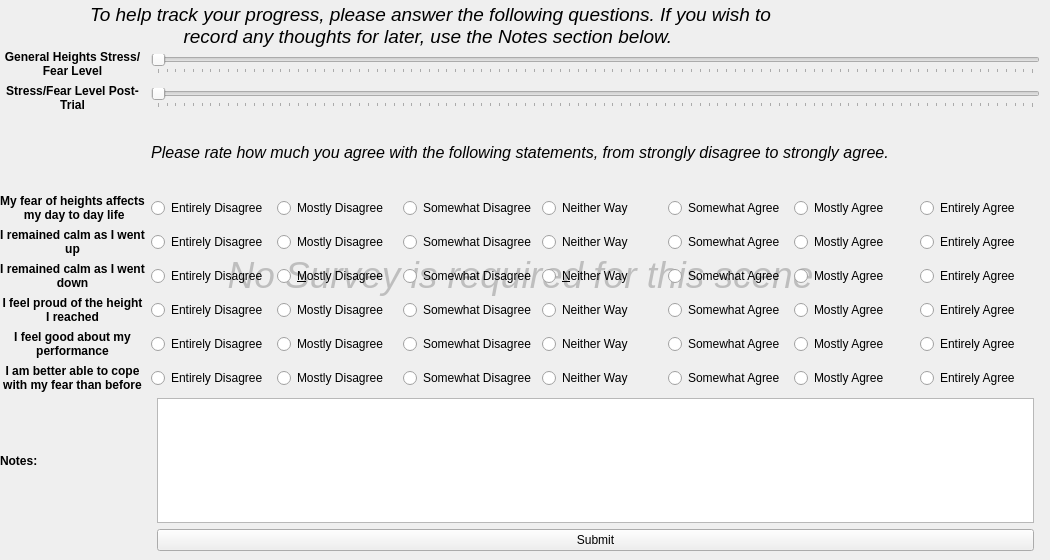
       <widget class="QWidget" name="tab_3">
        <attribute name="title">
         <string>Survey</string>
        </attribute>
        <widget class="QWidget" name="gridLayoutWidget_3">
         <property name="geometry">
          <rect>
           <x>0</x>
           <y>50</y>
           <width>1040</width>
           <height>501</height>
          </rect>
         </property>
         <layout class="QGridLayout" name="gridLayout_3">
          <item row="11" column="2">
           <widget class="QPushButton" name="submit_button">
            <property name="text">
             <string>Submit</string>
            </property>
           </widget>
          </item>
          <item row="6" column="1" colspan="3">
           <layout class="QHBoxLayout" name="horizontalLayout_5">
            <item>
             <widget class="QRadioButton" name="radioButton_22">
              <property name="text">
               <string>Entirely Disagree</string>
              </property>
              <attribute name="buttonGroup">
               <string notr="true">buttonGroup_3</string>
              </attribute>
             </widget>
            </item>
            <item>
             <widget class="QRadioButton" name="radioButton_23">
              <property name="text">
               <string>&amp;Mostly Disagree</string>
              </property>
              <attribute name="buttonGroup">
               <string notr="true">buttonGroup_3</string>
              </attribute>
             </widget>
            </item>
            <item>
             <widget class="QRadioButton" name="radioButton_24">
              <property name="text">
               <string>Somewhat Disagree</string>
              </property>
              <attribute name="buttonGroup">
               <string notr="true">buttonGroup_3</string>
              </attribute>
             </widget>
            </item>
            <item>
             <widget class="QRadioButton" name="radioButton_25">
              <property name="text">
               <string>&amp;Neither Way</string>
              </property>
              <attribute name="buttonGroup">
               <string notr="true">buttonGroup_3</string>
              </attribute>
             </widget>
            </item>
            <item>
             <widget class="QRadioButton" name="radioButton_26">
              <property name="text">
               <string>Somewhat Agree</string>
              </property>
              <attribute name="buttonGroup">
               <string notr="true">buttonGroup_3</string>
              </attribute>
             </widget>
            </item>
            <item>
             <widget class="QRadioButton" name="radioButton_27">
              <property name="text">
               <string>Mostly Agree</string>
              </property>
              <attribute name="buttonGroup">
               <string notr="true">buttonGroup_3</string>
              </attribute>
             </widget>
            </item>
            <item>
             <widget class="QRadioButton" name="radioButton_28">
              <property name="text">
               <string>Entirely Agree</string>
              </property>
              <attribute name="buttonGroup">
               <string notr="true">buttonGroup_3</string>
              </attribute>
             </widget>
            </item>
           </layout>
          </item>
          <item row="5" column="1" colspan="3">
           <layout class="QHBoxLayout" name="horizontalLayout_4">
            <item>
             <widget class="QRadioButton" name="radioButton_15">
              <property name="text">
               <string>Entirely Disagree</string>
              </property>
              <attribute name="buttonGroup">
               <string notr="true">buttonGroup_2</string>
              </attribute>
             </widget>
            </item>
            <item>
             <widget class="QRadioButton" name="radioButton_16">
              <property name="text">
               <string>Mostly Disagree</string>
              </property>
              <attribute name="buttonGroup">
               <string notr="true">buttonGroup_2</string>
              </attribute>
             </widget>
            </item>
            <item>
             <widget class="QRadioButton" name="radioButton_17">
              <property name="text">
               <string>Somewhat Disagree</string>
              </property>
              <attribute name="buttonGroup">
               <string notr="true">buttonGroup_2</string>
              </attribute>
             </widget>
            </item>
            <item>
             <widget class="QRadioButton" name="radioButton_18">
              <property name="text">
               <string>Neither Way</string>
              </property>
              <attribute name="buttonGroup">
               <string notr="true">buttonGroup_2</string>
              </attribute>
             </widget>
            </item>
            <item>
             <widget class="QRadioButton" name="radioButton_19">
              <property name="text">
               <string>Somewhat Agree</string>
              </property>
              <attribute name="buttonGroup">
               <string notr="true">buttonGroup_2</string>
              </attribute>
             </widget>
            </item>
            <item>
             <widget class="QRadioButton" name="radioButton_20">
              <property name="text">
               <string>Mostly Agree</string>
              </property>
              <attribute name="buttonGroup">
               <string notr="true">buttonGroup_2</string>
              </attribute>
             </widget>
            </item>
            <item>
             <widget class="QRadioButton" name="radioButton_21">
              <property name="text">
               <string>Entirely Agree</string>
              </property>
              <attribute name="buttonGroup">
               <string notr="true">buttonGroup_2</string>
              </attribute>
             </widget>
            </item>
           </layout>
          </item>
          <item row="7" column="1" colspan="3">
           <layout class="QHBoxLayout" name="horizontalLayout_6">
            <item>
             <widget class="QRadioButton" name="radioButton_29">
              <property name="text">
               <string>Entirely Disagree</string>
              </property>
              <attribute name="buttonGroup">
               <string notr="true">buttonGroup_4</string>
              </attribute>
             </widget>
            </item>
            <item>
             <widget class="QRadioButton" name="radioButton_30">
              <property name="text">
               <string>Mostly Disagree</string>
              </property>
              <attribute name="buttonGroup">
               <string notr="true">buttonGroup_4</string>
              </attribute>
             </widget>
            </item>
            <item>
             <widget class="QRadioButton" name="radioButton_31">
              <property name="text">
               <string>Somewhat Disagree</string>
              </property>
              <attribute name="buttonGroup">
               <string notr="true">buttonGroup_4</string>
              </attribute>
             </widget>
            </item>
            <item>
             <widget class="QRadioButton" name="radioButton_32">
              <property name="text">
               <string>Neither Way</string>
              </property>
              <attribute name="buttonGroup">
               <string notr="true">buttonGroup_4</string>
              </attribute>
             </widget>
            </item>
            <item>
             <widget class="QRadioButton" name="radioButton_33">
              <property name="text">
               <string>Somewhat Agree</string>
              </property>
              <attribute name="buttonGroup">
               <string notr="true">buttonGroup_4</string>
              </attribute>
             </widget>
            </item>
            <item>
             <widget class="QRadioButton" name="radioButton_34">
              <property name="text">
               <string>Mostly Agree</string>
              </property>
              <attribute name="buttonGroup">
               <string notr="true">buttonGroup_4</string>
              </attribute>
             </widget>
            </item>
            <item>
             <widget class="QRadioButton" name="radioButton_35">
              <property name="text">
               <string>Entirely Agree</string>
              </property>
              <attribute name="buttonGroup">
               <string notr="true">buttonGroup_4</string>
              </attribute>
             </widget>
            </item>
           </layout>
          </item>
          <item row="8" column="0">
           <widget class="QLabel" name="quest5">
            <property name="font">
             <font>
              <weight>75</weight>
              <bold>true</bold>
             </font>
            </property>
            <property name="text">
             <string>I feel good about my performance</string>
            </property>
            <property name="alignment">
             <set>Qt::AlignCenter</set>
            </property>
            <property name="wordWrap">
             <bool>true</bool>
            </property>
           </widget>
          </item>
          <item row="5" column="0">
           <widget class="QLabel" name="quest2">
            <property name="font">
             <font>
              <weight>75</weight>
              <bold>true</bold>
             </font>
            </property>
            <property name="text">
             <string>I remained calm as I went up</string>
            </property>
            <property name="textFormat">
             <enum>Qt::AutoText</enum>
            </property>
            <property name="alignment">
             <set>Qt::AlignCenter</set>
            </property>
            <property name="wordWrap">
             <bool>true</bool>
            </property>
           </widget>
          </item>
          <item row="8" column="1" colspan="3">
           <layout class="QHBoxLayout" name="horizontalLayout_8">
            <item>
             <widget class="QRadioButton" name="radioButton_43">
              <property name="text">
               <string>Entirely Disagree</string>
              </property>
              <attribute name="buttonGroup">
               <string notr="true">buttonGroup_5</string>
              </attribute>
             </widget>
            </item>
            <item>
             <widget class="QRadioButton" name="radioButton_44">
              <property name="text">
               <string>Mostly Disagree</string>
              </property>
              <attribute name="buttonGroup">
               <string notr="true">buttonGroup_5</string>
              </attribute>
             </widget>
            </item>
            <item>
             <widget class="QRadioButton" name="radioButton_45">
              <property name="text">
               <string>Somewhat Disagree</string>
              </property>
              <attribute name="buttonGroup">
               <string notr="true">buttonGroup_5</string>
              </attribute>
             </widget>
            </item>
            <item>
             <widget class="QRadioButton" name="radioButton_46">
              <property name="text">
               <string>Neither Way</string>
              </property>
              <attribute name="buttonGroup">
               <string notr="true">buttonGroup_5</string>
              </attribute>
             </widget>
            </item>
            <item>
             <widget class="QRadioButton" name="radioButton_47">
              <property name="text">
               <string>Somewhat Agree</string>
              </property>
              <attribute name="buttonGroup">
               <string notr="true">buttonGroup_5</string>
              </attribute>
             </widget>
            </item>
            <item>
             <widget class="QRadioButton" name="radioButton_48">
              <property name="text">
               <string>Mostly Agree</string>
              </property>
              <attribute name="buttonGroup">
               <string notr="true">buttonGroup_5</string>
              </attribute>
             </widget>
            </item>
            <item>
             <widget class="QRadioButton" name="radioButton_49">
              <property name="text">
               <string>Entirely Agree</string>
              </property>
              <attribute name="buttonGroup">
               <string notr="true">buttonGroup_5</string>
              </attribute>
             </widget>
            </item>
           </layout>
          </item>
          <item row="7" column="0">
           <widget class="QLabel" name="quest4">
            <property name="font">
             <font>
              <weight>75</weight>
              <bold>true</bold>
             </font>
            </property>
            <property name="text">
             <string>I feel proud of the height I reached</string>
            </property>
            <property name="alignment">
             <set>Qt::AlignCenter</set>
            </property>
            <property name="wordWrap">
             <bool>true</bool>
            </property>
           </widget>
          </item>
          <item row="4" column="0">
           <widget class="QLabel" name="quest1">
            <property name="font">
             <font>
              <weight>75</weight>
              <bold>true</bold>
             </font>
            </property>
            <property name="text">
             <string>My fear of heights affects
 my day to day life</string>
            </property>
            <property name="alignment">
             <set>Qt::AlignCenter</set>
            </property>
            <property name="wordWrap">
             <bool>true</bool>
            </property>
           </widget>
          </item>
          <item row="6" column="0">
           <widget class="QLabel" name="quest3">
            <property name="font">
             <font>
              <weight>75</weight>
              <bold>true</bold>
             </font>
            </property>
            <property name="text">
             <string>I remained calm as I went down</string>
            </property>
            <property name="alignment">
             <set>Qt::AlignCenter</set>
            </property>
            <property name="wordWrap">
             <bool>true</bool>
            </property>
           </widget>
          </item>
          <item row="9" column="1" colspan="3">
           <layout class="QHBoxLayout" name="horizontalLayout_9">
            <item>
             <widget class="QRadioButton" name="radioButton_50">
              <property name="text">
               <string>Entirely Disagree</string>
              </property>
              <attribute name="buttonGroup">
               <string notr="true">buttonGroup_6</string>
              </attribute>
             </widget>
            </item>
            <item>
             <widget class="QRadioButton" name="radioButton_51">
              <property name="text">
               <string>Mostly Disagree</string>
              </property>
              <attribute name="buttonGroup">
               <string notr="true">buttonGroup_6</string>
              </attribute>
             </widget>
            </item>
            <item>
             <widget class="QRadioButton" name="radioButton_52">
              <property name="text">
               <string>Somewhat Disagree</string>
              </property>
              <attribute name="buttonGroup">
               <string notr="true">buttonGroup_6</string>
              </attribute>
             </widget>
            </item>
            <item>
             <widget class="QRadioButton" name="radioButton_53">
              <property name="text">
               <string>Neither Way</string>
              </property>
              <attribute name="buttonGroup">
               <string notr="true">buttonGroup_6</string>
              </attribute>
             </widget>
            </item>
            <item>
             <widget class="QRadioButton" name="radioButton_54">
              <property name="text">
               <string>Somewhat Agree</string>
              </property>
              <attribute name="buttonGroup">
               <string notr="true">buttonGroup_6</string>
              </attribute>
             </widget>
            </item>
            <item>
             <widget class="QRadioButton" name="radioButton_55">
              <property name="text">
               <string>Mostly Agree</string>
              </property>
              <attribute name="buttonGroup">
               <string notr="true">buttonGroup_6</string>
              </attribute>
             </widget>
            </item>
            <item>
             <widget class="QRadioButton" name="radioButton_56">
              <property name="text">
               <string>Entirely Agree</string>
              </property>
              <attribute name="buttonGroup">
               <string notr="true">buttonGroup_6</string>
              </attribute>
             </widget>
            </item>
           </layout>
          </item>
          <item row="9" column="0">
           <widget class="QLabel" name="quest6">
            <property name="font">
             <font>
              <weight>75</weight>
              <bold>true</bold>
             </font>
            </property>
            <property name="text">
             <string>I am better able to cope
with my fear than before</string>
            </property>
            <property name="alignment">
             <set>Qt::AlignCenter</set>
            </property>
            <property name="wordWrap">
             <bool>true</bool>
            </property>
           </widget>
          </item>
          <item row="2" column="0" rowspan="2" colspan="4">
           <widget class="QLabel" name="label_5">
            <property name="text">
             <string>&lt;html&gt;&lt;head/&gt;&lt;body&gt;&lt;p align=&quot;center&quot;&gt;&lt;span style=&quot; font-size:12pt; font-style:italic;&quot;&gt;Please rate how much you agree with the following statements, from strongly disagree to strongly agree.&lt;/span&gt;&lt;/p&gt;&lt;/body&gt;&lt;/html&gt;</string>
            </property>
           </widget>
          </item>
          <item row="4" column="1" colspan="3">
           <layout class="QHBoxLayout" name="horizontalLayout_2">
            <item>
             <widget class="QRadioButton" name="radioButton_6">
              <property name="text">
               <string>Entirely Disagree</string>
              </property>
              <attribute name="buttonGroup">
               <string notr="true">buttonGroup</string>
              </attribute>
             </widget>
            </item>
            <item>
             <widget class="QRadioButton" name="radioButton_7">
              <property name="text">
               <string>Mostly Disagree</string>
              </property>
              <attribute name="buttonGroup">
               <string notr="true">buttonGroup</string>
              </attribute>
             </widget>
            </item>
            <item>
             <widget class="QRadioButton" name="radioButton_5">
              <property name="text">
               <string>Somewhat Disagree</string>
              </property>
              <attribute name="buttonGroup">
               <string notr="true">buttonGroup</string>
              </attribute>
             </widget>
            </item>
            <item>
             <widget class="QRadioButton" name="radioButton_4">
              <property name="text">
               <string>Neither Way</string>
              </property>
              <attribute name="buttonGroup">
               <string notr="true">buttonGroup</string>
              </attribute>
             </widget>
            </item>
            <item>
             <widget class="QRadioButton" name="radioButton_3">
              <property name="text">
               <string>Somewhat Agree</string>
              </property>
              <attribute name="buttonGroup">
               <string notr="true">buttonGroup</string>
              </attribute>
             </widget>
            </item>
            <item>
             <widget class="QRadioButton" name="radioButton">
              <property name="text">
               <string>Mostly Agree</string>
              </property>
              <attribute name="buttonGroup">
               <string notr="true">buttonGroup</string>
              </attribute>
             </widget>
            </item>
            <item>
             <widget class="QRadioButton" name="radioButton_2">
              <property name="text">
               <string>Entirely Agree</string>
              </property>
              <attribute name="buttonGroup">
               <string notr="true">buttonGroup</string>
              </attribute>
             </widget>
            </item>
           </layout>
          </item>
          <item row="10" column="0">
           <widget class="QLabel" name="label_10">
            <property name="font">
             <font>
              <weight>75</weight>
              <bold>true</bold>
             </font>
            </property>
            <property name="text">
             <string>Notes: </string>
            </property>
            <property name="wordWrap">
             <bool>true</bool>
            </property>
           </widget>
          </item>
          <item row="0" column="0">
           <widget class="QLabel" name="label_3">
            <property name="font">
             <font>
              <weight>75</weight>
              <bold>true</bold>
             </font>
            </property>
            <property name="text">
             <string>General Heights Stress/Fear Level</string>
            </property>
            <property name="alignment">
             <set>Qt::AlignCenter</set>
            </property>
            <property name="wordWrap">
             <bool>true</bool>
            </property>
           </widget>
          </item>
          <item row="1" column="0">
           <widget class="QLabel" name="label_19">
            <property name="font">
             <font>
              <weight>75</weight>
              <bold>true</bold>
             </font>
            </property>
            <property name="text">
             <string>Stress/Fear Level Post- Trial</string>
            </property>
            <property name="alignment">
             <set>Qt::AlignCenter</set>
            </property>
            <property name="wordWrap">
             <bool>true</bool>
            </property>
           </widget>
          </item>
          <item row="11" column="0">
           <widget class="QLabel" name="errorLabel">
            <property name="font">
             <font>
              <pointsize>10</pointsize>
              <weight>75</weight>
              <italic>true</italic>
              <bold>true</bold>
             </font>
            </property>
            <property name="text">
             <string/>
            </property>
            <property name="wordWrap">
             <bool>true</bool>
            </property>
           </widget>
          </item>
          <item row="1" column="1" colspan="3">
           <widget class="QSlider" name="anxiety_slider">
            <property name="maximum">
             <number>100</number>
            </property>
            <property name="orientation">
             <enum>Qt::Horizontal</enum>
            </property>
            <property name="invertedAppearance">
             <bool>false</bool>
            </property>
            <property name="invertedControls">
             <bool>false</bool>
            </property>
            <property name="tickPosition">
             <enum>QSlider::TicksBelow</enum>
            </property>
            <property name="tickInterval">
             <number>1</number>
            </property>
           </widget>
          </item>
          <item row="0" column="1" colspan="3">
           <widget class="QSlider" name="stress_slider">
            <property name="maximum">
             <number>100</number>
            </property>
            <property name="tracking">
             <bool>false</bool>
            </property>
            <property name="orientation">
             <enum>Qt::Horizontal</enum>
            </property>
            <property name="invertedAppearance">
             <bool>false</bool>
            </property>
            <property name="invertedControls">
             <bool>false</bool>
            </property>
            <property name="tickPosition">
             <enum>QSlider::TicksBelow</enum>
            </property>
            <property name="tickInterval">
             <number>1</number>
            </property>
           </widget>
          </item>
          <item row="10" column="2">
           <widget class="QTextEdit" name="textEdit">
            <property name="maximumSize">
             <size>
              <width>16777215</width>
              <height>125</height>
             </size>
            </property>
           </widget>
          </item>
         </layout>
        </widget>
        <widget class="QLabel" name="label_4">
         <property name="geometry">
          <rect>
           <x>60</x>
           <y>0</y>
           <width>741</width>
           <height>51</height>
          </rect>
         </property>
         <property name="text">
          <string>&lt;html&gt;&lt;head/&gt;&lt;body&gt;&lt;p align=&quot;center&quot;&gt;&lt;span style=&quot; font-size:14pt; font-style:italic;&quot;&gt;To help track your progress, please answer the following questions.  If you wish to record any thoughts for later, use the Notes section below.	&lt;/span&gt;&lt;/p&gt;&lt;/body&gt;&lt;/html&gt;</string>
         </property>
         <property name="wordWrap">
          <bool>true</bool>
         </property>
        </widget>
        <widget class="QLabel" name="coverlabel">
         <property name="enabled">
          <bool>false</bool>
         </property>
         <property name="geometry">
          <rect>
           <x>0</x>
           <y>-1</y>
           <width>1041</width>
           <height>551</height>
          </rect>
         </property>
         <property name="font">
          <font>
           <pointsize>28</pointsize>
           <italic>true</italic>
          </font>
         </property>
         <property name="layoutDirection">
          <enum>Qt::LeftToRight</enum>
         </property>
         <property name="autoFillBackground">
          <bool>true</bool>
         </property>
         <property name="text">
          <string>No Survey is required for this scene</string>
         </property>
         <property name="alignment">
          <set>Qt::AlignCenter</set>
         </property>
        </widget>
        <zorder>coverlabel</zorder>
        <zorder>gridLayoutWidget_3</zorder>
        <zorder>label_4</zorder>
       </widget>
